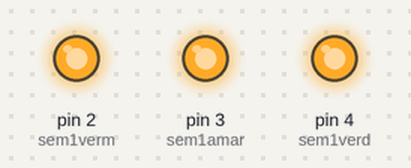
Bench run of a sketch on a simulated Arduino Uno, built with avr-gcc and run on an emulated ATmega328P. Shown: output pins drawn as LEDs (lit = HIGH). What the sketch prints to the serial monitor is not drawn.

Above: at 2.5 s.
At 7.5 s:
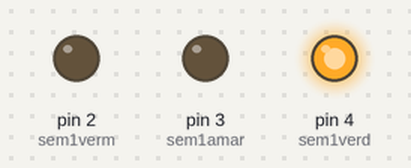
At 11.0 s:
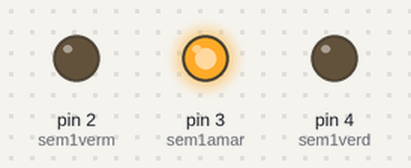
Timing chart, 0 to 15.6 s (numbered marks = the images above):
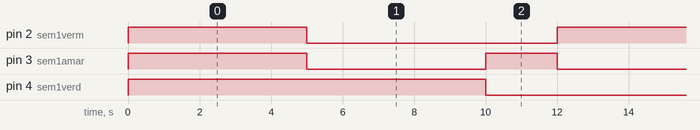

Measured:
- by itself, pin 2 (sem1verm), pin 4 (sem1verd): alternates HIGH for 5.0 s and LOW for 7.0 s
- by itself, pin 3 (sem1amar): repeats every 12.0 s: HIGH 2.0 s, LOW 10.0 s
- by itself, everything shown: repeats every 12.0 s, in 3 steps

The sketch:

parte1.ino
```cpp
/*
 * Autor: Matheus Oliveira dos Santos
 * Data: 20/05/2021
 * Projeto: Semáforo
 */

/* Algoritmo
 * Enquanto 1 semáforo estiver aberto, todos os outros tem que estar fechados pra não ocorrer colisão
 * O semáforo de pedestre só poderá ser aberto após o funcionamento de todos
 * Cada semáforo ficará 5 segundo no verde e 3 no amarelo
 * O semáforo de pedestre poderá ser ativo somente quando o botão for ativo, caso contrario, ele não será aberto
 * Essa parte somente farei o funcionamento de um semáforo
 * Não poderá ser utilizado o comando Delay durante a troca de sinalizações pra não ocorrer erros e o usuário não ser reconhecido
 */

#define sem1verm 2 //Led vermelho do semáforo 1
#define sem1amar 3 //Led amarelo do semáforo 1
#define sem1verd 4 //Led verde do semáforo 1

unsigned long tempo, tempoinicial, tempoatual;

int fase; //Variável que indica o que está acontecendo com os Leds para o microcontrolador

void setup() {
  // put your setup code here, to run once:
  Serial.begin(9600);
  for (int i = 2; i <= 4; i++) { //Comando de repetição pra colocar os pinos dos Leds como Saída
    pinMode(i, OUTPUT);
    Serial.println(i);
  }
  tempoinicial = millis(); //Fazer o set do tempo inicial

  fase = 1;

  digitalWrite(sem1verm, HIGH);
  digitalWrite(sem1verd, HIGH);
  digitalWrite(sem1amar, HIGH);
}

void loop() {
  tempoatual = millis(); //Variável designada para trocar o comando millis por outra coisa

  tempo = tempoatual-tempoinicial;

  if ((tempo > 5000) && (fase == 1)) {
    digitalWrite(sem1verm, LOW);
    digitalWrite(sem1verd, HIGH);
    digitalWrite(sem1amar, LOW);

    fase = 2;
  }

  if ((tempo > 10000) && (fase == 2)) {
    digitalWrite(sem1verm, LOW);
    digitalWrite(sem1verd, LOW);
    digitalWrite(sem1amar, HIGH);

    fase = 3;
  }

  if ((tempo > 12000) && (fase == 3)) {
    digitalWrite(sem1verm, HIGH);
    digitalWrite(sem1verd, LOW);
    digitalWrite(sem1amar, LOW);

    tempoinicial = millis();
    fase = 1;
  }
}
```
